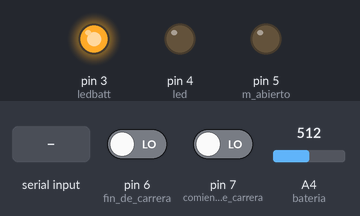
Bench run of a sketch on a simulated Arduino Uno, built with avr-gcc and run on an emulated ATmega328P. Shown: output pins drawn as LEDs (lit = HIGH). Inputs (shaded band) come from the test bench; at power-on: A4 (bateria) = 512, pin 7 (comienzo_de_carrera) LOW, pin 6 (fin_de_carrera) LOW.

Above: at 1.2 s.
1.3 s: A4 (bateria) set to 820
2.8 s: A4 (bateria) set to 849
At 3.2 s:
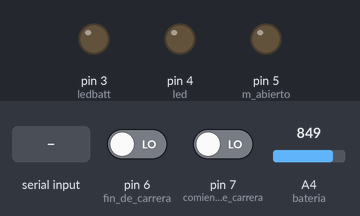
4.3 s: "0" received over the second serial link
At 5.5 s:
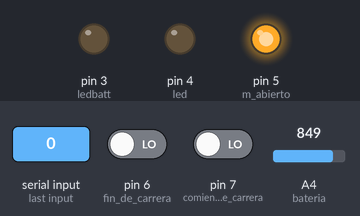
5.8 s: pin 7 (comienzo_de_carrera) driven HIGH
At 18.4 s:
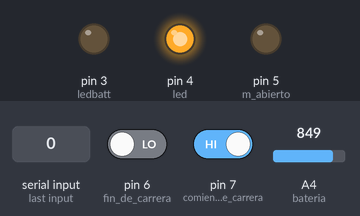
Timing chart, 0 to 19.5 s (numbered marks = the images above; inputs shaded):
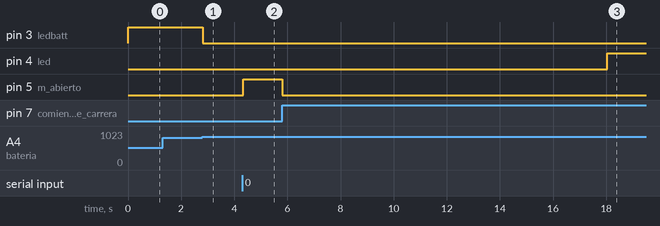

Measured:
- the behaviour switches between 833 and 834 on A4 (bateria) (found by bisection; images 0 and 1)
- after the input at 1.3 s, every drawn part: stays the same
- after the input at 2.8 s, pin 3 (ledbatt): HIGH → LOW at once
- after the input at 4.3 s, pin 5 (m_abierto): LOW → HIGH at once
- after the input at 5.8 s, pin 4 (led): LOW → HIGH after 12.2 s; pin 5 (m_abierto): HIGH → LOW at once

The sketch:

Slave_Candado.ino
```cpp
#include <SoftwareSerial.h>
#include "LowPower.h"

// Use pin 2 as wake up pin


#define bateria 4 //Pin analogico para leer carga bateria
#define ledbatt 3
#define led 4 //Control de motor atras
#define m_abierto 5//Control de motor adelante
#define fin_de_carrera 6 //Para detener el motor
#define comienzo_de_carrera 7 //Para iniciar motor
const int wakeUpPin = 2;
int analogValor=0; //Donde se guarda le valor de la bateria
float voltaje=0;
int ledDelay=20;
unsigned long currentMillis=0;
unsigned long previousMillis = 0; //Variable de tiempo
const long interval = 10000; //Tiempo en ms, tiempo actual 60 segundos
int dato=0,i=0, posicion_m=0;
float maximo=4.9;
float minimo=4.0;
SoftwareSerial miBT(10,11);

void setup() {
  pinMode(wakeUpPin, INPUT);
  pinMode(ledbatt, OUTPUT);
  pinMode(led, OUTPUT);
  pinMode(m_abierto,OUTPUT);
  pinMode(fin_de_carrera, INPUT);
  digitalWrite(led,LOW);

  miBT.begin(9600);//Velocidad de comunicación modulo blueth


}

void loop() {

 //attachInterrupt(0, wakeUp, LOW);
  if (miBT.available()>0){
    dato=miBT.read();

  }
  if (dato== '0'){


    int cerrado=digitalRead(fin_de_carrera);//pin6
    int abierto=digitalRead(comienzo_de_carrera);//pin7

    if (cerrado==LOW&&abierto==HIGH){ //cerradura abierta
      posicion_m=0;

      digitalWrite(m_abierto,LOW); //Activa motor para cerrar
      delay(5);
      digitalWrite(led,HIGH); //Activa motor para cerrar
      delay(5);
      while (cerrado==LOW){
        cerrado=digitalRead(fin_de_carrera);
      }
      digitalWrite(led,LOW);
      delay(5);
    }

    else{ //Cerradura cerrada
      posicion_m=1;
      digitalWrite(led,LOW); //Activa motor para abrir
      delay(5);
      digitalWrite(m_abierto,HIGH); //Activa motor para abrir
      delay(5);
      while (abierto==LOW){
        abierto=digitalRead(comienzo_de_carrera);
      }
      digitalWrite(m_abierto,LOW); //Activa motor para cerrar
      delay(5);

    }

    while(i==0){
    currentMillis = millis();
    if (currentMillis - previousMillis >= interval) {

      // save the last time you blinked the LED
      previousMillis = currentMillis;
      LowPower.powerDown(SLEEP_8S, ADC_OFF, BOD_OFF);   //// Enter power down state with ADC and BOD module disabled.
      i=1;
    }

  }
  }
 //detachInterrupt(0);


 //Lectura de baterias
  analogValor=analogRead(bateria);// Lee voltaje de bateria
  voltaje=0.0048*analogValor;
  if (voltaje<minimo){
    digitalWrite(ledbatt,HIGH);
    delay(ledDelay);
  }
  else{
    digitalWrite(ledbatt,LOW);
    delay(ledDelay);
  }
  digitalWrite(led,LOW);
  delay(ledDelay);


  // put your main code here, to run repeatedly:

}
```
